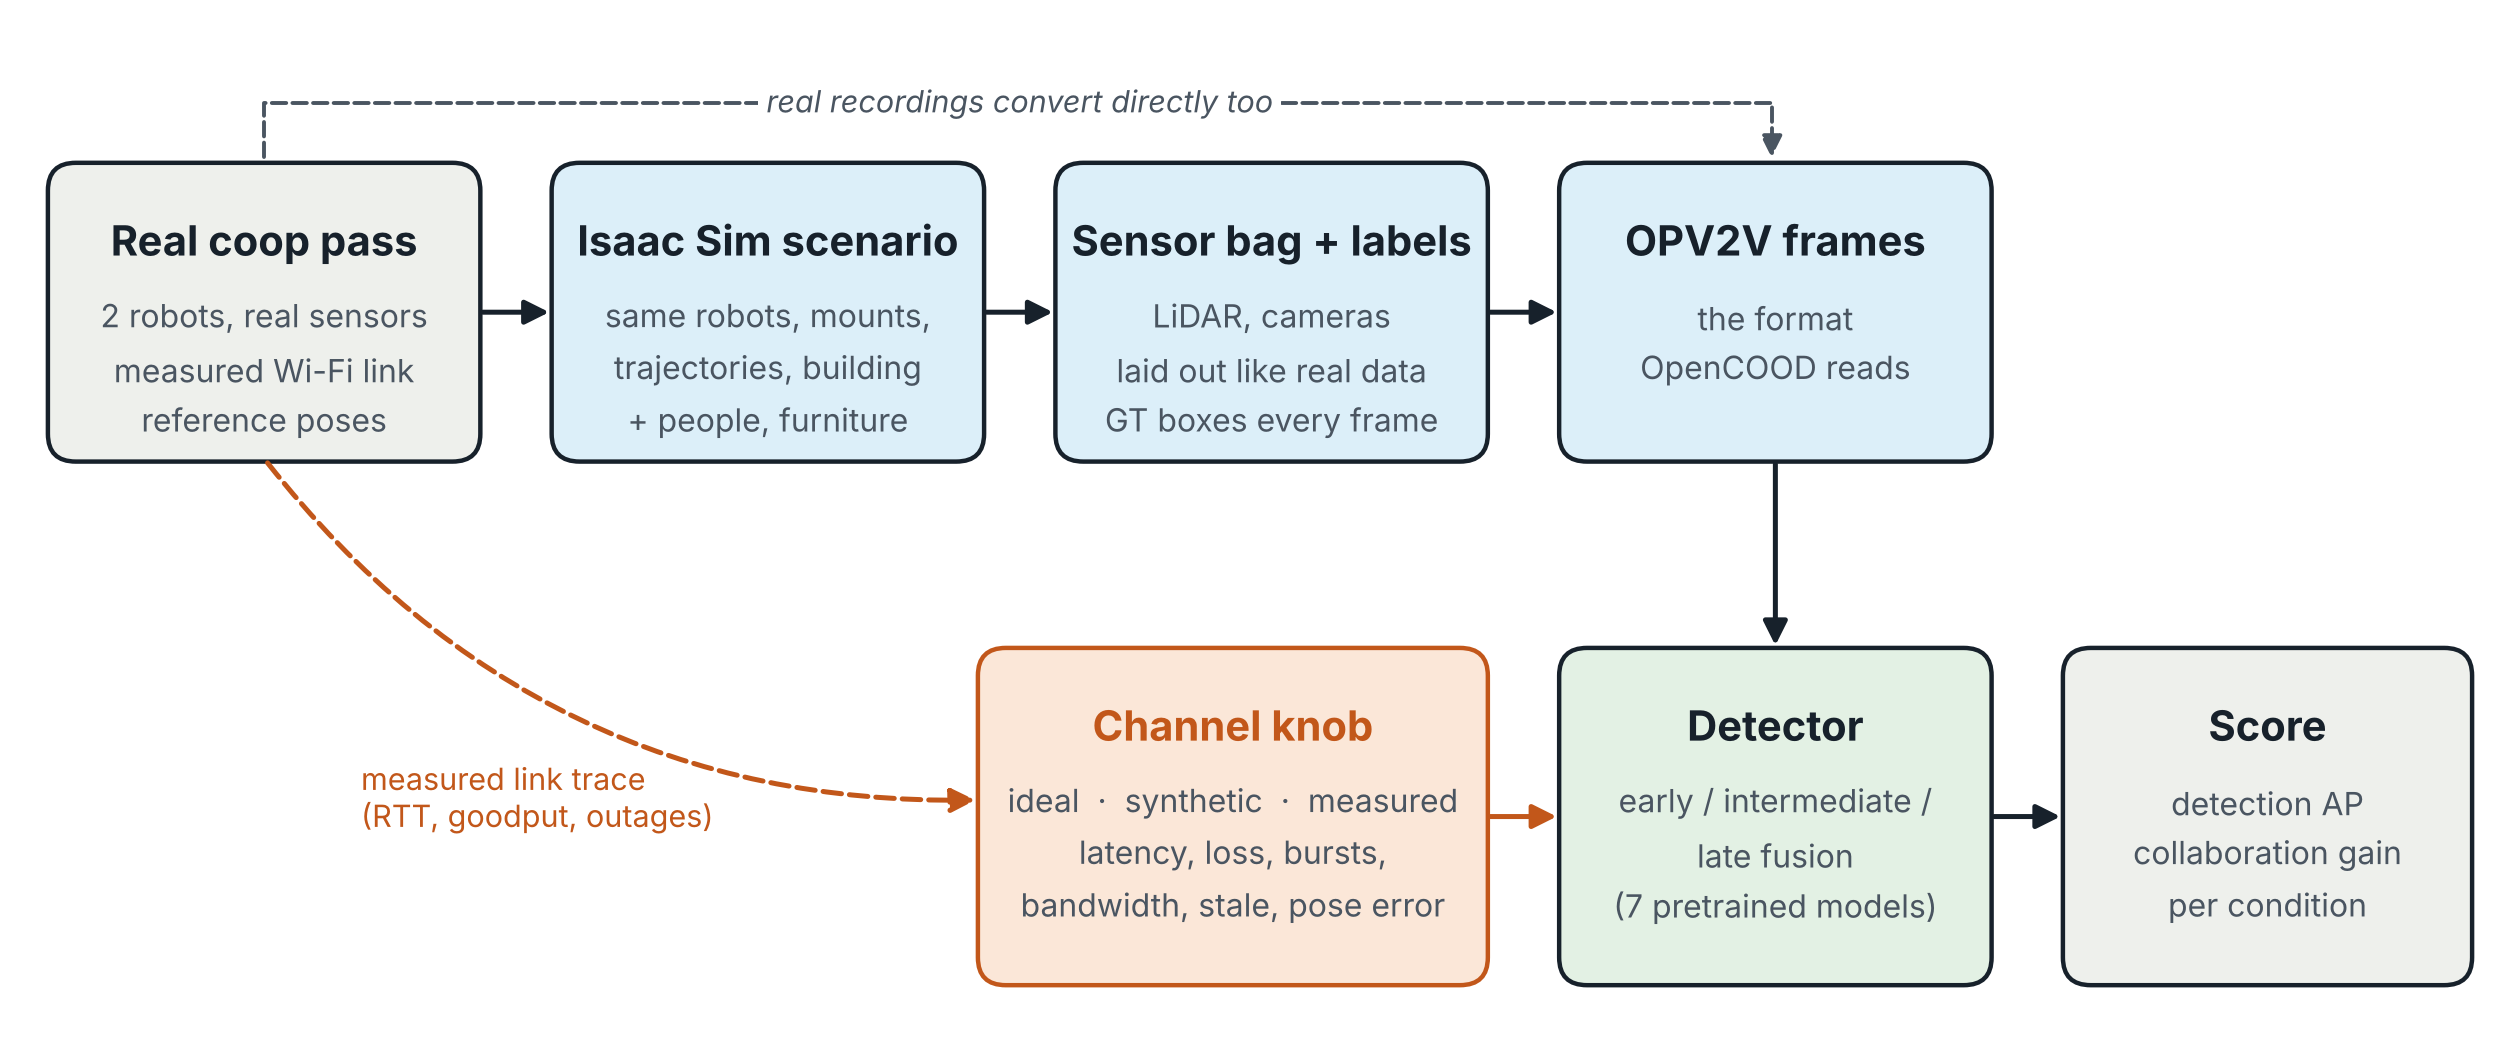

Python code for this plot:
import sys
import matplotlib
matplotlib.use("Agg")
import matplotlib.pyplot as plt
from matplotlib.patches import FancyBboxPatch, FancyArrowPatch

out = sys.argv[1]
INK, SOFT, BLUE, BLUE_L, ORANGE, ORANGE_L, GREEN_L, GREY_L = "#17212B", "#4A5561", "#0A8FD0", "#DCEFF9", "#C2571A", "#FBE7D8", "#E3F1E4", "#EEF0EC"

fig, ax = plt.subplots(figsize=(16, 6.6), dpi=200)
ax.set_xlim(0, 16); ax.set_ylim(0, 6.6); ax.axis("off")

def box(x, y, w, h, title, sub, fill, edge=INK, bold_col=INK):
    ax.add_patch(FancyBboxPatch((x, y), w, h, boxstyle="round,pad=0.02,rounding_size=0.18",
                                fc=fill, ec=edge, lw=1.6))
    ax.text(x + w / 2, y + h - 0.32, title, ha="center", va="top", fontsize=15, weight="bold", color=bold_col)
    ax.text(x + w / 2, y + h - 0.82, sub, ha="center", va="top", fontsize=11.5, color=SOFT, linespacing=1.35)

def arrow(x0, y0, x1, y1, col=INK, ls="-", rad=0.0):
    ax.add_patch(FancyArrowPatch((x0, y0), (x1, y1), arrowstyle="-|>", mutation_scale=18,
                                 color=col, lw=1.8, linestyle=ls, connectionstyle=f"arc3,rad={rad}"))

# top lane: scenario generation
W, H, Y = 2.75, 1.9, 3.75
box(0.2, Y, W, H, "Real coop pass", "2 robots, real sensors\nmeasured Wi-Fi link\nreference poses", GREY_L)
box(3.45, Y, W, H, "Isaac Sim scenario", "same robots, mounts,\ntrajectories, building\n+ people, furniture", BLUE_L)
box(6.7, Y, W, H, "Sensor bag + labels", "LiDAR, cameras\nlaid out like real data\nGT boxes every frame", BLUE_L)
box(9.95, Y, W, H, "OPV2V frames", "the format\nOpenCOOD reads", BLUE_L)
arrow(2.95, Y + H / 2, 3.45, Y + H / 2)
arrow(6.2, Y + H / 2, 6.7, Y + H / 2)
arrow(9.45, Y + H / 2, 9.95, Y + H / 2)
# real data also goes straight to OPV2V
ax.annotate("", xy=(11.3, Y + H + 0.02), xytext=(1.575, Y + H + 0.02),
            arrowprops=dict(arrowstyle="-|>", color=SOFT, lw=1.4, ls="--",
                            connectionstyle="bar,fraction=-0.04", mutation_scale=16))
ax.text(6.45, 6.07, "real recordings convert directly too", ha="center", va="center", fontsize=11, color=SOFT, style="italic", bbox=dict(fc="white", ec="none", pad=3))

# bottom lane: the gym loop
Yb, Hb = 0.35, 2.15
box(9.95, Yb, W, Hb, "Detector", "early / intermediate /\nlate fusion\n(7 pretrained models)", GREEN_L)
box(6.2, Yb, 3.25, Hb, "Channel knob", "ideal  ·  synthetic  ·  measured\nlatency, loss, bursts,\nbandwidth, stale, pose error", ORANGE_L, edge=ORANGE, bold_col=ORANGE)
box(13.2, Yb, 2.6, Hb, "Score", "detection AP\ncollaboration gain\nper condition", GREY_L)
arrow(11.325, Y, 11.325, Yb + Hb)                       # frames -> detector
arrow(9.45, Yb + Hb / 2, 9.95, Yb + Hb / 2, col=ORANGE)  # channel -> detector
arrow(12.7, Yb + Hb / 2, 13.2, Yb + Hb / 2)              # detector -> score
# measured link feeds the knob
ax.add_patch(FancyArrowPatch((1.575, Y), (6.2, Yb + Hb * 0.55), arrowstyle="-|>", mutation_scale=18,
                             color=ORANGE, lw=1.8, linestyle="--", connectionstyle="arc3,rad=0.25"))
ax.text(2.2, 1.55, "measured link trace\n(RTT, goodput, outages)", ha="left", va="center", fontsize=11, color=ORANGE)

fig.savefig(out, bbox_inches="tight", facecolor="white")
print(out)
